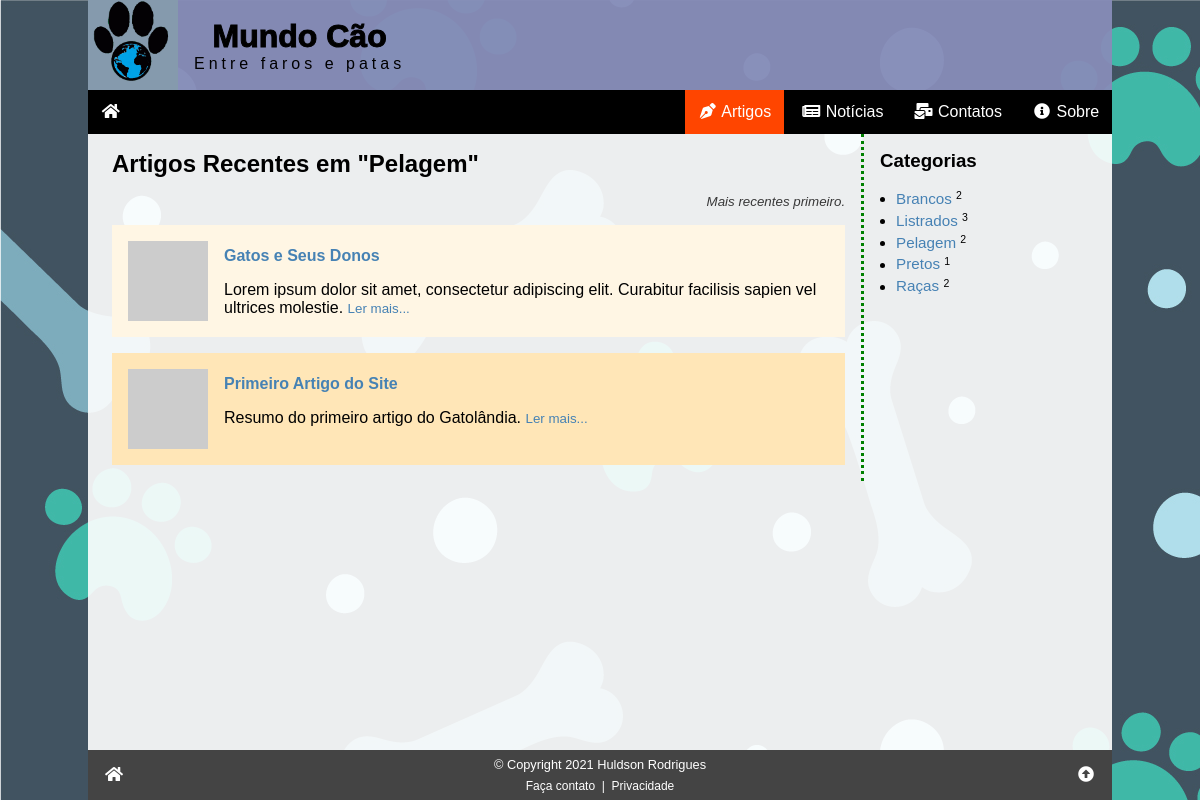
/artigos.php?c=2, run on the app's committed database.
### tables this page shows
CREATE TABLE categorias (
    id_categoria INT PRIMARY KEY NOT NULL AUTO_INCREMENT,
    nome VARCHAR(127) NOT NULL
);

CREATE TABLE artigos (
    id_artigo INT PRIMARY KEY NOT NULL AUTO_INCREMENT,
    data TIMESTAMP DEFAULT CURRENT_TIMESTAMP,
    titulo VARCHAR(255) NOT NULL,
    imagem VARCHAR(255) COMMENT 'URL da imagem - thumbnail',
    resumo VARCHAR(255) NOT NULL COMMENT 'Resumo do artigo',
    texto LONGTEXT NOT NULL COMMENT 'Texto (HTML) do artigo completo',
    autor_id INT NOT NULL,
    campo1 TEXT COMMENT 'Reservado para uso futuro',
    campo2 TEXT COMMENT 'Reservado para uso futuro',
    campo3 TEXT COMMENT 'Reservado para uso futuro',
    status ENUM ('inativo', 'ativo') DEFAULT 'ativo',

     
    FOREIGN KEY (autor_id) REFERENCES autores (id_autor)
);

### artigos.php (the view, shortened to what this page needs)
<?php
require '_config.php';
$titulo = "Artigos Recentes";
$idcat = (isset($_GET['c'])) ? intval($_GET['c']) : 0;
if ($idcat > 0) {
    $sql = <<<SQL
SELECT id_artigo, titulo, imagem, resumo, id_categoria, nome FROM artigos
    INNER JOIN art_cat ON artigo_id = id_artigo
    INNER JOIN categorias ON categoria_id = id_categoria
WHERE categoria_id = '{$idcat}' AND status = 'ativo'
    ORDER BY data DESC
SQL;
} else {
    $sql = "SELECT id_artigo, titulo, imagem, resumo FROM artigos WHERE status = 'ativo' ORDER BY data DESC";
}
$res = $conn->query($sql);
$artigos = '';
if ($res->num_rows > 0) {
    while ($art = $res->fetch_assoc()) {
        $artigos .= <<<HTML
<div class="artigo">
    <a href="artigo.php?id={$art['id_artigo']}"><img src="{$art['imagem']}" alt="{$art['titulo']}"></a>
    <a href="artigo.php?id={$art['id_artigo']}"><h4>{$art['titulo']}</h4></a>
    <span>{$art['resumo']}</span>
    <small><a href="artigo.php?id={$art['id_artigo']}">Ler mais...</a></small>
</div>
HTML;
        if ($idcat > 0) {
            $titulo = "Artigos Recentes em \"{$art['nome']}\"";
        }
    }
} else {
    $artigos = '<p class="center">Nenhum artigo encontrado!</p>';
}
$cattitulo = $titulo;
$sql = "SELECT * FROM categorias ORDER BY nome";
$res = $conn->query($sql);
$categorias = '<ul>';
while ($cat = $res->fetch_assoc()) {
    $sql2 = "SELECT id_art_cat FROM `art_cat` WHERE categoria_id = {$cat['id_categoria']}";
    $res2 = $conn->query($sql2);
    $total = $res2->num_rows;
    if($total > 0) {
        $categorias .= <<<HTML
        <li><a href="artigos.php?c={$cat['id_categoria']}">{$cat['nome']}</a> <small><sup>{$total}</sup></small></li>
HTML;
    }
}
$categorias .= '</ul>';
require '_header.php';
?>
<div class="row">
    <div class="col1">
        <h2><?php echo $cattitulo ?></h2>
        <small class="subtitulo">Mais recentes primeiro.</small>
        <?php echo $artigos ?>
    </div>
    <aside class="col2">
        <h3>Categorias</h3>
        <?php echo $categorias ?>
    </aside>
</div>
<?php
require '_footer.php';
?>

### css/global.css (style rules this page uses)
:root { --tamanho-texto-site: 16px; --tipo-fonte-site: sans-serif; --cor-dos-links: steelblue; --cor-dos-links-em-hover: orangered; --fundo-da-pagina: url('/img/fundo3.jpg') black fixed; }
* { box-sizing: border-box; }
html, body { padding: 0; margin: 0; width: 100%; height: 100%; position: relative; font-size: var(--tamanho-texto-site); font-family: var(--tipo-fonte-site); }
a { color: var(--cor-dos-links); text-decoration: none; }
p, h1, h2, h3, h4, h5 { margin: 1rem 0; }
body { background: var(--fundo-da-pagina); }

### css/artigos.css (style rules this page uses)
.artigo { padding: 1rem; overflow: auto; margin-bottom: 1rem; }
.artigo:nth-child(even) { background: rgb(255, 230, 183); }
.artigo:nth-child(odd) { background: rgb(255, 246, 228); }
.artigo img { width: 80px; height: 80px; float: left; margin-right: 1rem; }
.artigo h4 { margin-top: 0.4rem; }
.subtitulo { display: block; margin-bottom: 1rem; text-align: right; color: rgb(56, 56, 56); font-style: italic; }
.row { display: flex; width: 100%; flex-direction: column; }
.col2 { width: 100%; border-top: 3px dotted green; margin-top: 2rem; margin-bottom: 2rem; }
aside ul { margin: 0; padding: 0; padding-left: 1rem; line-height: 1.4; font-size: .95rem; }
@media (min-width: 640px) { .row { flex-direction: row; } }
@media (min-width: 640px) { .col1 { flex-grow: 1; padding-right: 1rem; } }
@media (min-width: 640px) { .col2 { width: 250px; padding-left: 1rem; border: 0; margin: 0; border-left: 3px dotted green; } }

### data on the page
categorias: nome "Artigos Recentes em \"Pelagem\"", id_categoria "2", nome "Pelagem", total "2"
artigos: titulo "Gatos e Seus Donos", resumo "Lorem ipsum dolor sit amet, consectetur adipiscing elit. Curabitur facilisis sapien vel ultrices molestie."
artigos: titulo "Primeiro Artigo do Site", resumo "Resumo do primeiro artigo do Gatolândia."
categorias: nome "Brancos"
categorias: nome "Listrados", total "3"
categorias: nome "Pretos", total "1"
categorias: nome "Raças", total "2"
